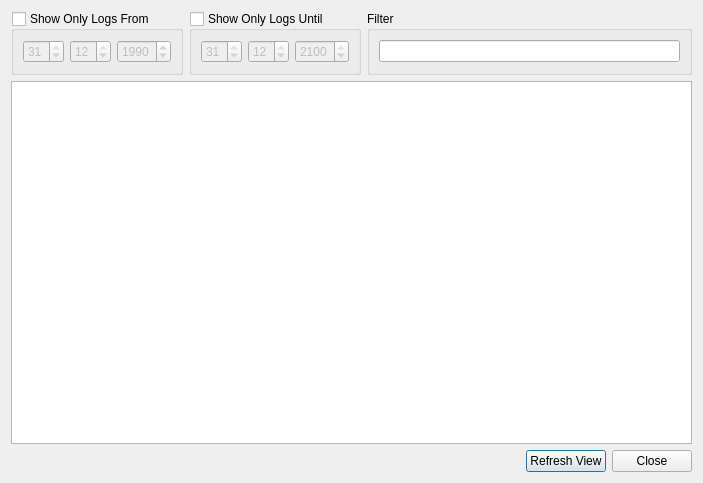
<ui version="4.0" >
 <class>logViewer</class>
 <widget class="QDialog" name="logViewer" >
  <property name="geometry" >
   <rect>
    <x>0</x>
    <y>0</y>
    <width>703</width>
    <height>483</height>
   </rect>
  </property>
  <property name="windowTitle" >
   <string>Shaman - Log Viewer</string>
  </property>
  <layout class="QGridLayout" >
   <item row="0" column="0" >
    <widget class="QGroupBox" name="dateFromBox" >
     <property name="title" >
      <string>Show Only Logs From</string>
     </property>
     <property name="checkable" >
      <bool>true</bool>
     </property>
     <property name="checked" >
      <bool>false</bool>
     </property>
     <layout class="QGridLayout" >
      <item row="0" column="0" >
       <widget class="QSpinBox" name="dayFromSpin" >
        <property name="minimum" >
         <number>1</number>
        </property>
        <property name="maximum" >
         <number>31</number>
        </property>
        <property name="value" >
         <number>31</number>
        </property>
       </widget>
      </item>
      <item row="0" column="1" >
       <widget class="QSpinBox" name="monthFromSpin" >
        <property name="minimum" >
         <number>1</number>
        </property>
        <property name="maximum" >
         <number>12</number>
        </property>
        <property name="value" >
         <number>12</number>
        </property>
       </widget>
      </item>
      <item row="0" column="2" >
       <widget class="QSpinBox" name="yearFromSpin" >
        <property name="maximum" >
         <number>2100</number>
        </property>
        <property name="value" >
         <number>1990</number>
        </property>
       </widget>
      </item>
     </layout>
    </widget>
   </item>
   <item row="0" column="1" >
    <widget class="QGroupBox" name="dateTilBox" >
     <property name="sizePolicy" >
      <sizepolicy vsizetype="Maximum" hsizetype="Preferred" >
       <horstretch>0</horstretch>
       <verstretch>0</verstretch>
      </sizepolicy>
     </property>
     <property name="title" >
      <string>Show Only Logs Until</string>
     </property>
     <property name="checkable" >
      <bool>true</bool>
     </property>
     <property name="checked" >
      <bool>false</bool>
     </property>
     <layout class="QGridLayout" >
      <item row="0" column="0" >
       <widget class="QSpinBox" name="dayTilSpin" >
        <property name="minimum" >
         <number>1</number>
        </property>
        <property name="maximum" >
         <number>31</number>
        </property>
        <property name="value" >
         <number>31</number>
        </property>
       </widget>
      </item>
      <item row="0" column="1" >
       <widget class="QSpinBox" name="monthTilSpin" >
        <property name="minimum" >
         <number>1</number>
        </property>
        <property name="maximum" >
         <number>12</number>
        </property>
        <property name="value" >
         <number>12</number>
        </property>
       </widget>
      </item>
      <item row="0" column="2" >
       <widget class="QSpinBox" name="yearTilSpin" >
        <property name="maximum" >
         <number>2100</number>
        </property>
        <property name="value" >
         <number>2100</number>
        </property>
       </widget>
      </item>
     </layout>
    </widget>
   </item>
   <item row="0" column="2" colspan="3" >
    <widget class="QGroupBox" name="lineBox" >
     <property name="title" >
      <string>Filter</string>
     </property>
     <property name="checkable" >
      <bool>false</bool>
     </property>
     <property name="checked" >
      <bool>false</bool>
     </property>
     <layout class="QVBoxLayout" >
      <item>
       <widget class="QLineEdit" name="searchLine" />
      </item>
     </layout>
    </widget>
   </item>
   <item row="1" column="0" colspan="5" >
    <widget class="QTextEdit" name="textEdit" >
     <property name="sizePolicy" >
      <sizepolicy vsizetype="MinimumExpanding" hsizetype="MinimumExpanding" >
       <horstretch>0</horstretch>
       <verstretch>0</verstretch>
      </sizepolicy>
     </property>
     <property name="undoRedoEnabled" >
      <bool>false</bool>
     </property>
     <property name="readOnly" >
      <bool>true</bool>
     </property>
     <property name="html" >
      <string>&lt;html>&lt;head>&lt;meta name="qrichtext" content="1" />&lt;style type="text/css">
p, li { white-space: pre-wrap; }
&lt;/style>&lt;/head>&lt;body style=" font-family:'Sans Serif'; font-size:9pt; font-weight:400; font-style:normal;">
&lt;p style="-qt-paragraph-type:empty; margin-top:0px; margin-bottom:0px; margin-left:0px; margin-right:0px; -qt-block-indent:0; text-indent:0px; font-family:'Liberation Sans';">&lt;/p>&lt;/body>&lt;/html></string>
     </property>
    </widget>
   </item>
   <item row="2" column="0" colspan="3" >
    <spacer>
     <property name="orientation" >
      <enum>Qt::Horizontal</enum>
     </property>
     <property name="sizeHint" >
      <size>
       <width>481</width>
       <height>20</height>
      </size>
     </property>
    </spacer>
   </item>
   <item row="2" column="3" >
    <widget class="QPushButton" name="refreshButton" >
     <property name="sizePolicy" >
      <sizepolicy vsizetype="Fixed" hsizetype="Maximum" >
       <horstretch>0</horstretch>
       <verstretch>0</verstretch>
      </sizepolicy>
     </property>
     <property name="text" >
      <string>Refresh View</string>
     </property>
     <property name="icon" >
      <iconset resource="qtpacman.qrc" >:/Icons/icons/view-refresh.png</iconset>
     </property>
    </widget>
   </item>
   <item row="2" column="4" >
    <widget class="QPushButton" name="closeButton" >
     <property name="sizePolicy" >
      <sizepolicy vsizetype="Fixed" hsizetype="Maximum" >
       <horstretch>0</horstretch>
       <verstretch>0</verstretch>
      </sizepolicy>
     </property>
     <property name="text" >
      <string>Close</string>
     </property>
     <property name="icon" >
      <iconset resource="qtpacman.qrc" >:/Icons/icons/application-exit.png</iconset>
     </property>
    </widget>
   </item>
  </layout>
 </widget>
 <resources>
  <include location="qtpacman.qrc" />
 </resources>
 <connections>
  <connection>
   <sender>closeButton</sender>
   <signal>clicked()</signal>
   <receiver>logViewer</receiver>
   <slot>deleteLater()</slot>
   <hints>
    <hint type="sourcelabel" >
     <x>641</x>
     <y>559</y>
    </hint>
    <hint type="destinationlabel" >
     <x>347</x>
     <y>289</y>
    </hint>
   </hints>
  </connection>
 </connections>
</ui>
